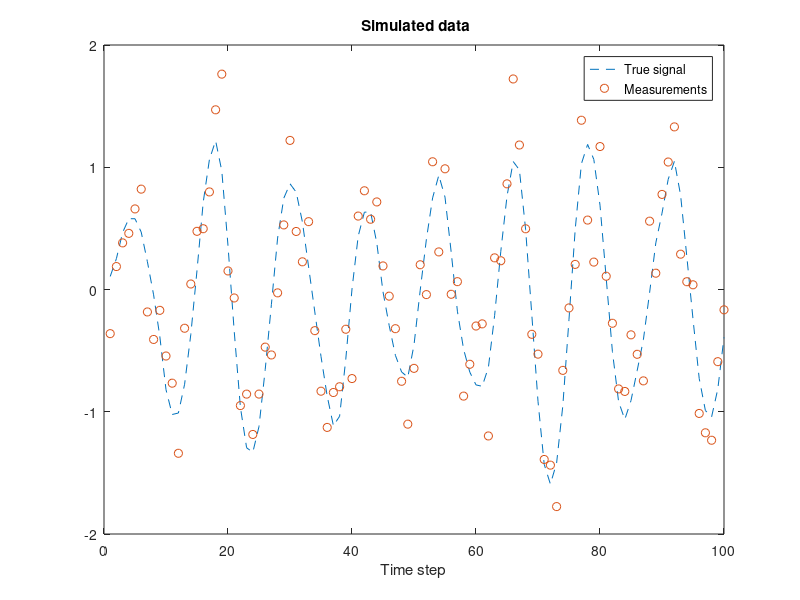
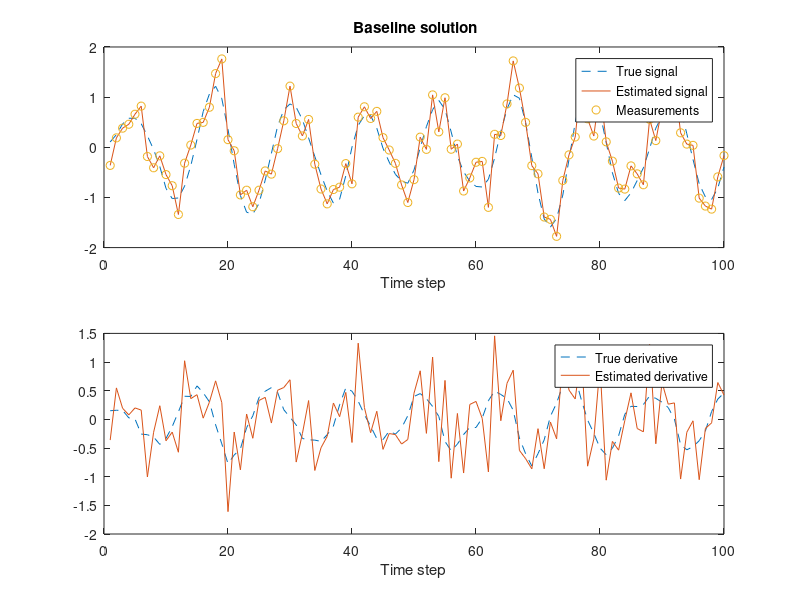
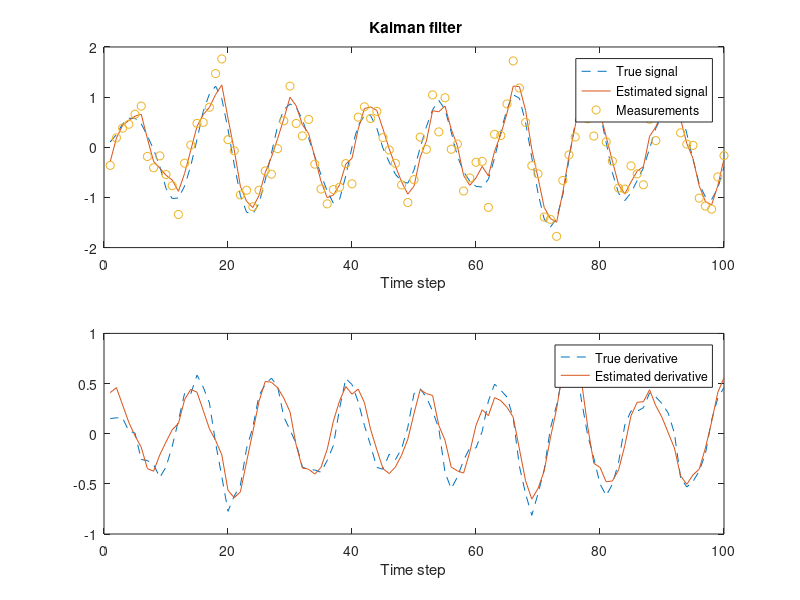
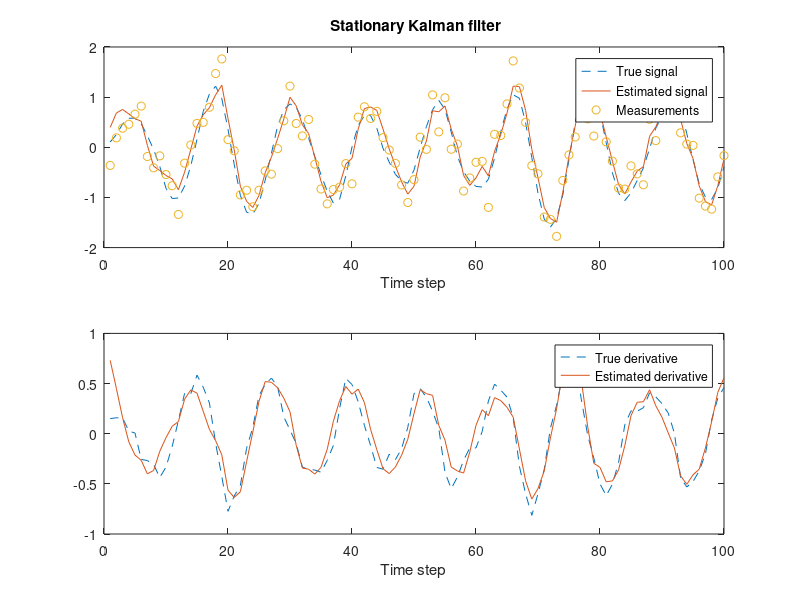

Here is the MATLAB script that generated these plots, in order:
%%%%%%%%%%%%%%%%%%%%%%%%%%%%%%%%%%%%%%%%%%%%%%%%%%%%%%%%%%%%%%%%%
%
% Supplemental Matlab code for Exercise 4.6 in the book
%
% Simo Sarkka (2013), Bayesian Filtering and Smoothing,
% Cambridge University Press. 
%
% Last updated: $Date: 2013/08/26 12:58:41 $
%
% This software is distributed under the GNU General Public 
% Licence (version 2 or later); please refer to the file 
% Licence.txt, included with the software, for details.
%
%%%%%%%%%%%%%%%%%%%%%%%%%%%%%%%%%%%%%%%%%%%%%%%%%%%%%%%%%%%%%%%%%

%% Generate data
    
  %Using Simo Sarkka's code,added 4.6a and 4.6b stuff

  % Lock random seed
  randn('state',123);

  % Gaussian ranom draw, m is the mean and S the covariance
  gauss_rnd = @(m,S) m + chol(S)'*randn(size(m));
  
  % Calculate root mean squared error
  rmse = @(x,y) sqrt(mean((x(:)-y(:)).^2));
  
  % Define parameters
  steps = 100;  % Number of time steps
  w     = 0.5;  % Angular velocity
  q     = 0.01; % Process noise spectral density
  r     = 0.1;  % Measurement noise variance

  % This is the transition matrix
  A = [cos(w)    sin(w)/w; 
       -w*sin(w) cos(w)];

  % This is the process noise covariance
  Q = [0.5*q*(w-cos(w)*sin(w))/w^3 0.5*q*sin(w)^2/w^2;
       0.5*q*sin(w)^2/w^2          0.5*q*(w+cos(w)*sin(w))/w];

  % This is the true initial value
  x0 = [0;0.1]; 

  % Simulate data
  X = zeros(2,steps);  % The true signal
  Y = zeros(1,steps);  % Measurements
  T = 1:steps;         % Time
  x = x0;
  for k=1:steps
    x = gauss_rnd(A*x,Q);
    y = gauss_rnd(x(1),r);
    X(:,k) = x;
    Y(:,k) = y;
  end

  % Visualize
  figure; clf;
    plot(T,X(1,:),'--',T,Y,'o');
    legend('True signal','Measurements');
    xlabel('Time step'); title('\bf Simulated data')
    
  % Report and pause
  fprintf('This is the simulated data. Press enter.\n');
  pause;

  
%% Baseline solution

  % Baseline solution. The estimates
  % of x_k are stored as columns of
  % the matrix EST1.
  
  % Calculate baseline estimate
  m1 = [0;1];  % Initialize first step with a guess
  EST1 = zeros(2,steps);
  for k=1:steps
    m1(2) = Y(k)-m1(1);
    m1(1) = Y(k);
    EST1(:,k) = m1;
  end

  % Visualize results
  figure; clf;
  
  % Plot the signal and its estimate
  subplot(2,1,1);
    plot(T,X(1,:),'--',T,EST1(1,:),'-',T,Y,'o');
    legend('True signal','Estimated signal','Measurements');
    xlabel('Time step'); title('\bf Baseline solution')
  
  % Plot the derivative and its estimate
  subplot(2,1,2);
    plot(T,X(2,:),'--',T,EST1(2,:),'-');
    legend('True derivative','Estimated derivative');
    xlabel('Time step')

  % Compute error
  err1 = rmse(X,EST1)
  % 0.3793
  
  % Report and pause
  %fprintf('This is the base line estimate. Press enter.\n');
  pause
  
  
%% Kalman filter
  
  % Kalman filter solution. The estimates
  % of x_k are stored as columns of
  % the matrix EST2.

  m2 = [0;1];  % Initialize first step
  P2 = eye(2); % Some uncertanty in covariance  
  EST2 = zeros(2,steps); % Allocate space for results
    
  R2 = r;
  H2 = [1 0];
  % Run Kalman filter
  for k=1:steps
    % Replace these with the Kalman filter equations
    %m2 = m2;
    %P2 = P2;
    m2 = A*m2;
    P2 = A*P2*A'+Q;
    
    v2 = Y(:,k)-H2*m2;
    S2 = H2*P2*H2'+R2;
    K2 = P2*H2'/S2;     % /S is  same as *inv(S) but faster and more accurate
    m2 = m2+K2*v2;
    P2 = P2-K2*S2*K2';
    
    % Store the results
    EST2(:,k) = m2;
  end

  % Visualize results
  figure; clf
  
  % Plot the signal and its estimate
  subplot(2,1,1);
    plot(T,X(1,:),'--',T,EST2(1,:),'-',T,Y,'o');
    legend('True signal','Estimated signal','Measurements');
    xlabel('Time step'); title('\bf Kalman filter')
  
  % Plot the derivative and its estimate
  subplot(2,1,2);
    plot(T,X(2,:),'--',T,EST2(2,:),'-');
    legend('True derivative','Estimated derivative');
    xlabel('Time step')

  % Compute error
  err2 = rmse(X,EST2)
  % 0.1722
  
  % Report and pause
  %fprintf('This will be the KF estimate. Press enter.\n');
  pause;


%% Stationary Kalman filter solution

  % The estimates of x_k are stored as columns of
  % the matrix EST3.

  H3 = [1 0];
  m3 = [0;1];  % Initialize first step
  P3 = eye(2); % Some uncertanty in covariance  
  K  = [0;0];  % Store the stationary gain here  
  EST3 = zeros(2,steps); % Allocate space for results
  R3 = r;
  
  XX=dare(A',H3',Q,R3);
  S3=H3*XX*H3'+R3; 
  K3=XX*H3'/S3;  
  P3=XX-K3*S3*K3';
  
  for k=1:steps
    % Replace these with the stationary Kalman filter equations
    m3 = m3;
    
    
    
    m3 = A*m3;
    m3 = m3 + K3*(Y(:,k)-H3*m3);
    % Store the results
    EST3(:,k) = m3;
  end

  % Visualize results
  figure; clf
  
  % Plot the signal and its estimate
  subplot(2,1,1);
    plot(T,X(1,:),'--',T,EST3(1,:),'-',T,Y,'o');
    legend('True signal','Estimated signal','Measurements');
    xlabel('Time step'); ; title('\bf Stationary Kalman filter')
  
  % Plot the derivative and its estimate
  subplot(2,1,2);
    plot(T,X(2,:),'--',T,EST3(2,:),'-');
    legend('True derivative','Estimated derivative');
    xlabel('Time step')
 
  % Compute error
  err3 = rmse(X,EST3) 
  % 0.1873

  %so pratical difference between stationary and non-stationary kalman
  %filters is that in SKF K isn't updated. In KF K is updated but K
  %congerges into SKF's K. And filtering results are a bit different in the
  %beginning but they converges pretty quickly into same filtering result.
  
  
  % Report and pause
  %fprintf('This will be the SKF estimate. Press enter.\n');

%%
    figure; clf
  
  % Plot the signal and its estimate
  subplot(2,1,1);
    plot(T,X(1,:),'--')
    hold on
    plot(T,EST1(1,:),'-')
    hold on
    plot(T,EST2(1,:),'-')
    hold on
    plot(T,EST3(1,:),'-')
    hold on
    plot(T,Y,'o')
    legend('True signal','Estimated signal(baseline)', ...
        'Estimated signal(KF)', ...
        'Estimated signal(SKF)','Measurements');
    xlabel('Time step'); %; title('\bf Stationary Kalman filter')
  
  % Plot the derivative and its estimate
  subplot(2,1,2);
    plot(T,X(2,:),'--')
    hold on
    plot(T,EST1(2,:),'-')
    hold on
    plot(T,EST2(2,:),'-')
    hold on
    plot(T,EST3(2,:),'-')
    legend('True derivative','Estimated derivative(baseline)', ...
        'Estimated derivative(KF)','Estimated derivative(SKF)');
    xlabel('Time step')
